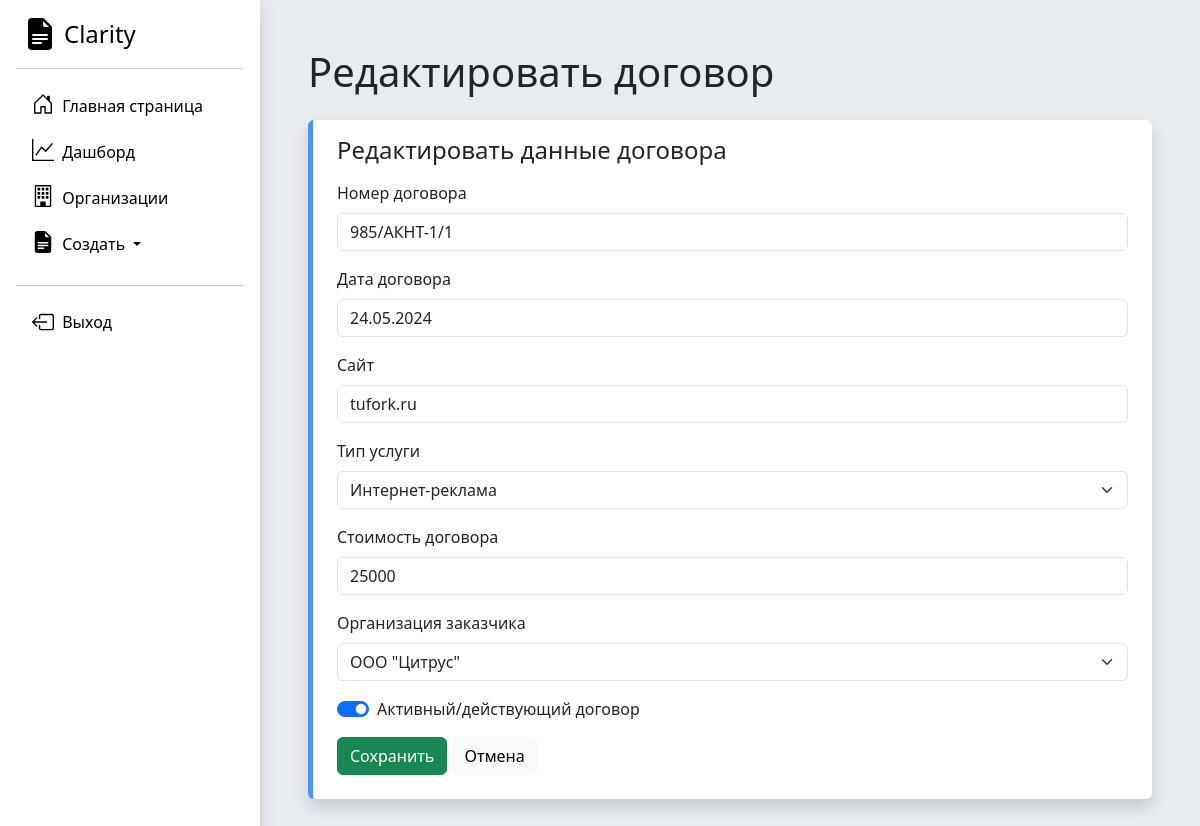
Page /dogovor/4/edit/ (signed in) on the earlier database version.
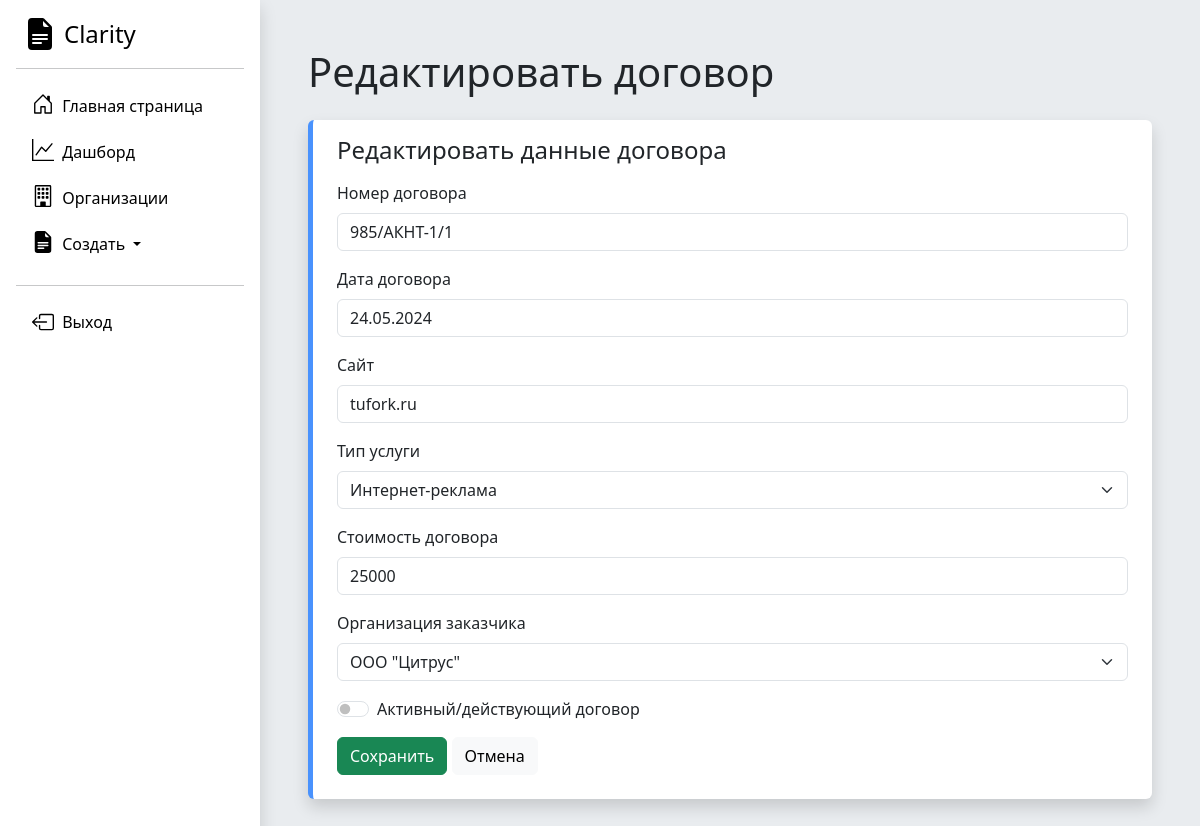
Same page on the later database version.
### Accounting/models.py (models this page shows, shortened)
class Dogovor(models.Model):
    nomer_dogovora = models.CharField('Номер договора', max_length=250)
    date_of_signing = models.DateField('Дата начала действия договора')
    web_site = models.CharField('Веб сайт', max_length=250)
    contract_completed = models.BooleanField('Активный договор')
    basic_price = models.IntegerField('Цена догвора')
    service_type = models.ForeignKey(Service_type, on_delete=models.DO_NOTHING)
    organization = models.ForeignKey(Organization, on_delete=models.CASCADE)
    class Meta:
        verbose_name = "Договор"
        verbose_name_plural = "Договоры"

### Accounting/views.py (the view, shortened to what this page needs)
# urls.py: path('dogovor/<int:pk>/edit/', views.dogovor_edit, name='dogovor-edit'),
@login_required
def dogovor_edit(request, pk):
    dogovor = Dogovor.objects.get(id=pk)
    error = ''
    form = DogovorForm(instance=dogovor)
    context = {
        'form': form,
        'dogovor': dogovor,
        'error': error
    }
    return render(request, 'Accounting/dogovor-edit.html', context)

### Accounting/forms.py
class DogovorForm(ModelForm):
    class Meta:
        model = Dogovor
        fields = ['nomer_dogovora', 'date_of_signing', 'web_site', 'contract_completed', 'basic_price', 'service_type', 'organization']
        widgets = {
            'nomer_dogovora': TextInput(attrs={
                'class': 'form-control'
                }),
            'date_of_signing': DateInput(attrs={
                'class': 'form-control',
                'placeholder': 'dd.mm.yyyy'
                }),
            'web_site': TextInput(attrs={
                'class': 'form-control',
                'placeholder': 'site.ru'
                }),
            'contract_completed': CheckboxInput(attrs={
                'class': "form-check-input",
                'type': "checkbox",
                'role': "switch"
                }),
            'basic_price': TextInput(attrs={
                'class': 'form-control',
                'placeholder': '0.00'
                }),
            'service_type': Select(attrs={
                'class': 'form-select'
                }),
            'organization': Select(attrs={
                'class': 'form-select'
                })
        }

### DAM/templates/Accounting/dogovor-edit.html (shortened to what this page needs)
{% extends 'Accounting/base.html' %}
{% block content %}
<h1 class="mb-4">Редактировать договор</h1>
<div class="card shadow p-3 rounded border-top-0 border-end-0 border-bottom-0 border-5 border-primary border-opacity-75">
    <h4 class="ms-2">Редактировать данные договора </h4>
  <div class="m-2">
<form method="POST">
<div class="mb-3">
    <label class="form-label">Номер договора</label>
{{ form.nomer_dogovora }}
</div>
<div class="mb-3">
    <label class="form-label">Дата договора</label>
{{ form.date_of_signing }}
</div>
<div class="mb-3">
    <label class="form-label">Сайт</label>
{{ form.web_site }}
</div>
<div class="mb-3">
    <label class="form-label">Тип услуги</label>
{{ form.service_type }}
</div>
<div class="mb-3">
    <label class="form-label">Стоимость договора</label>
{{ form.basic_price }}
</div>
<div class="mb-3">
    <label class="form-label">Организация заказчика</label>
{{ form.organization }}
</div>
<div class="form-check form-switch mb-3">
  {{ form.contract_completed }}
  <label class="form-check-label">Активный/действующий договор</label>
</div>
<div class="d-grid gap-2 d-md-block">
     <button type="submit"  class="btn btn-success" type="button">Сохранить</button>
     <a class="btn btn-light" href="/dogovor/{{ dogovor.id }}">Отмена</a>
</div>
</form>
</div>
</div>
{% endblock %}

Differences in the rows shown:
changed Dogovor "985/АКНТ-1/1": contract_completed "☑" → "☐"
